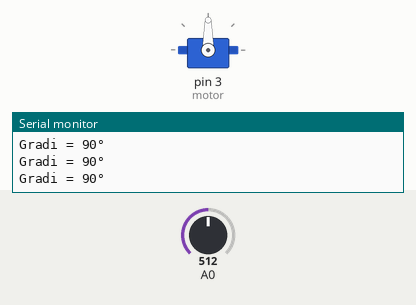
Recording of a sketch running on a simulated Arduino Uno, built with avr-gcc and run on an emulated ATmega328P. On the bench: servo, the last lines printed to the serial monitor. The inputs (shaded band) are chosen by the test bench; at power-on: A0 = 512.

Above: at 1.2 s.
1.3 s: A0 set to 559
At 1.9 s:
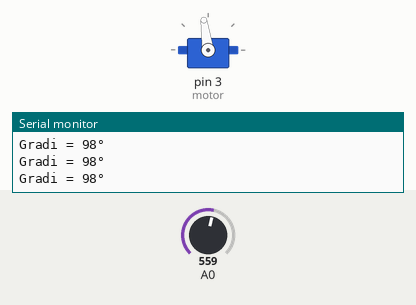
4.3 s: A0 set to 577
At 5.4 s:
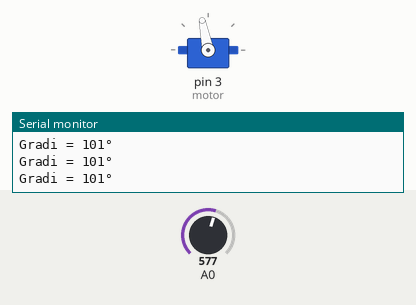
5.8 s: A0 set to 306
At 6.4 s:
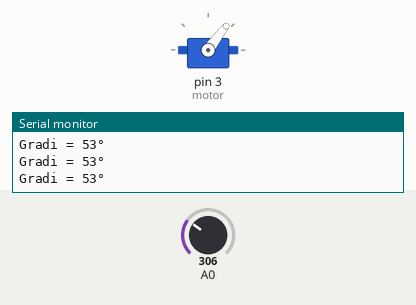
7.3 s: A0 set to 61
At 8.5 s:
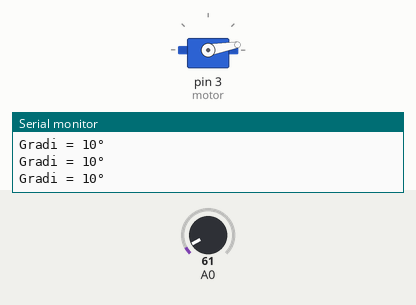
8.8 s: A0 set to 50
At 9.8 s:
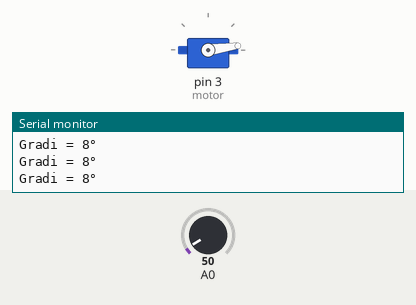
11.8 s: A0 set to 122
At 12.2 s:
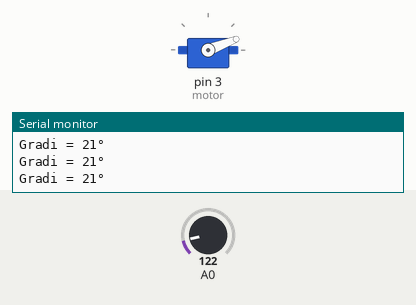
Timing chart, 0 to 14.3 s (numbered marks = the images above; inputs shaded):
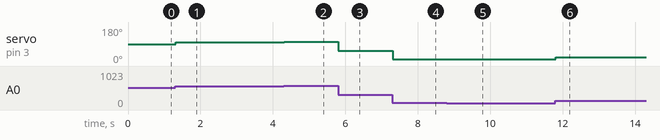

Measured:
- after the input at 1.3 s, servo on pin 3 (motor): 90° → 98° at once
- after the input at 4.3 s, servo on pin 3 (motor): 98° → 101° at once
- after the input at 5.8 s, servo on pin 3 (motor): 101° → 53° at once
- after the input at 7.3 s, servo on pin 3 (motor): 53° → 10° at once
- after the input at 8.8 s, servo on pin 3 (motor): 10° → 8° at once
- after the input at 11.8 s, servo on pin 3 (motor): 8° → 21° at once

The sketch:

potenz.ino
```cpp
#include <Servo.h>
Servo motor;

void setup() {
  Serial.begin(9600);
  motor.attach(3);
}

void loop() {
  int potenz = analogRead(A0);
  int pos = map (potenz, 0, 1023, 0, 180);

  motor.write(pos);
    Serial.print("Gradi = ");
    Serial.print(pos);
    Serial.println("°");
 delay (10);
}
```
